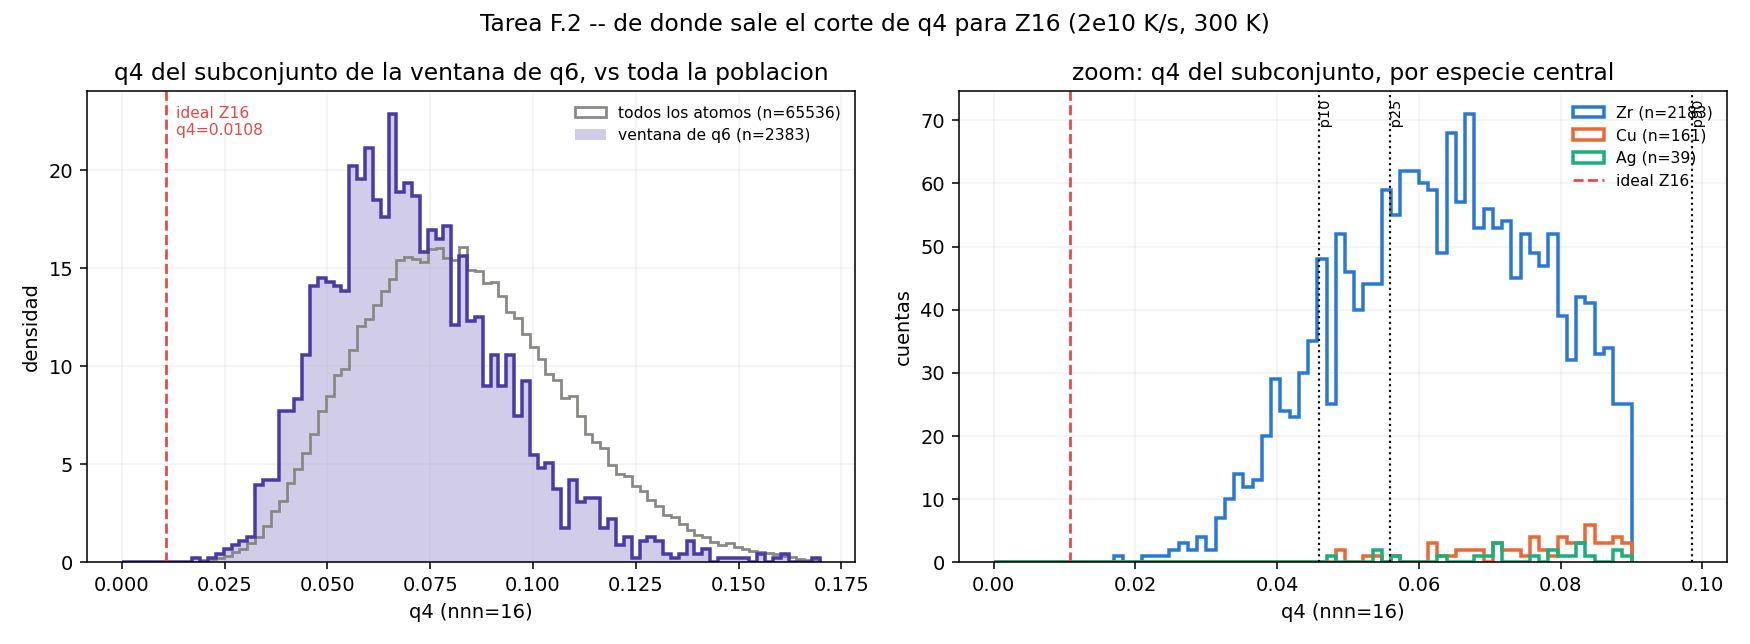

This chart was generated by the following Python code:
#!/usr/bin/env python3
"""Tarea F, punto 2 -- de donde sale el corte de q4 para Z16.

El criterio del paper (q4 <= 0.01 y |q6 - 0.1924| <= 0.01, nnn=16) da
CERO atomos en nuestras configs: el minimo real de q4(nnn=16) es 0.0129,
arriba del ideal tabulado 0.0108. La mitad de q6 si la pasan ~2383
atomos, asi que la estrategia es: etapa 1 = ventana de q6 (criterio del
paper tal cual), etapa 2 = corte de q4 SACADO DE LOS DATOS.

Este script NO fija el corte: muestra el histograma, busca si hay un gap
real y tabula que pasaria con cada candidato, para decidir mirando.
"""
import numpy as np
import matplotlib
matplotlib.use("Agg")
import matplotlib.pyplot as plt

from boo_types import (SPECIES, SPECIES_COLOR, IDEAL, load_boo_dump,
                       features, mask_z16_q6window)

DUMP = "../boo/2e10/17.boo.dump"

data = load_boo_dump(DUMP)
types = data[:, 1].astype(int)
q4, q6, _w4, _w6 = features(data, 16)
ref = IDEAL["Z16"]

win = mask_z16_q6window(data)
q4w = q4[win]
tw = types[win]

print(f"=== {DUMP} ===")
print(f"Etapa 1 (|q6 - {ref['q6']}| <= 0.01, nnn=16): {win.sum()} atomos "
      f"({100.0*win.mean():.3f} % del sistema)")
for t, name in SPECIES.items():
    m = tw == t
    print(f"    {name:2s}: {m.sum():5d}  ({100.0*m.sum()/win.sum():5.2f} % del subconjunto, "
          f"{100.0*m.sum()/(types==t).sum():5.3f} % de esa especie)")

print(f"\n--- q4(nnn=16) del subconjunto vs de TODA la poblacion ---")
print(f"{'':12s} {'min':>8s} {'p1':>8s} {'p5':>8s} {'p10':>8s} {'p25':>8s} "
      f"{'p50':>8s} {'p90':>8s} {'max':>8s}")
for label, arr in (("subconjunto", q4w), ("todos", q4)):
    print(f"{label:12s} " + " ".join(
        f"{v:8.4f}" for v in (arr.min(), np.percentile(arr, 1),
                              np.percentile(arr, 5), np.percentile(arr, 10),
                              np.percentile(arr, 25), np.percentile(arr, 50),
                              np.percentile(arr, 90), arr.max())))
print(f"\nideal Z16 tabulado: q4 = {ref['q4']}  "
      f"(inalcanzable: minimo real del subconjunto = {q4w.min():.4f})")

# --- hay gap? mirar los saltos mas grandes en la cola de q4 bajo -------
print("\n--- busqueda de gap real en la cola de q4 baja del subconjunto ---")
s = np.sort(q4w)
ncheck = min(400, len(s) - 1)
gaps = s[1:ncheck + 1] - s[:ncheck]
order = np.argsort(gaps)[::-1][:8]
print(f"(8 saltos mas grandes entre atomos consecutivos, dentro de los "
      f"{ncheck} de q4 mas bajo)")
print(f"{'rank':>4s} {'salto':>9s} {'entre q4':>9s} {'y q4':>9s} "
      f"{'atomos por debajo':>18s}")
for r, i in enumerate(order, 1):
    print(f"{r:4d} {gaps[i]:9.5f} {s[i]:9.4f} {s[i+1]:9.4f} {i+1:18d}")
typical = np.median(np.diff(s[:ncheck + 1]))
print(f"salto tipico (mediana) en esa cola: {typical:.5f}  -> el mayor salto "
      f"es {gaps[order[0]]/typical:.1f}x el tipico")

# --- candidatos de corte ----------------------------------------------
print("\n--- que pasaria con cada candidato de corte de q4 ---")
cands = [
    ("p10 subconj.", np.percentile(q4w, 10)),
    ("p25 subconj.", np.percentile(q4w, 25)),
    ("p50 subconj.", np.percentile(q4w, 50)),
    ("p75 subconj.", np.percentile(q4w, 75)),
    ("p90 subconj.", np.percentile(q4w, 90)),
    ("p5 global",    np.percentile(q4,  5)),
    ("p10 global",   np.percentile(q4, 10)),
]
print(f"{'candidato':14s} {'q4_cut':>8s} {'N Z16':>7s} {'%sist':>7s} "
      + " ".join(f"{n:>7s}" for n in SPECIES.values()))
for label, cut in cands:
    sel = win & (q4 <= cut)
    row = f"{label:14s} {cut:8.4f} {sel.sum():7d} {100.0*sel.mean():7.3f} "
    row += " ".join(f"{(sel & (types == t)).sum():7d}" for t in SPECIES)
    print(row)

# --- histograma --------------------------------------------------------
fig, axes = plt.subplots(1, 2, figsize=(12.5, 4.6))

ax = axes[0]
bins = np.linspace(0, max(q4w.max(), 0.16), 90)
ax.hist(q4, bins=bins, density=True, histtype="step", lw=1.4, color="#898781",
        label=f"todos los atomos (n={len(q4)})")
ax.hist(q4w, bins=bins, density=True, histtype="stepfilled", lw=1.6,
        color="#4a3aa7", alpha=0.25, label=f"ventana de q6 (n={win.sum()})")
ax.hist(q4w, bins=bins, density=True, histtype="step", lw=1.8, color="#4a3aa7")
ax.axvline(ref["q4"], color="#e34948", ls="--", lw=1.4)
ax.text(ref["q4"], ax.get_ylim()[1] * 0.97, f"  ideal Z16\n  q4={ref['q4']}",
        color="#e34948", fontsize=8, va="top")
ax.set_xlabel("q4 (nnn=16)")
ax.set_ylabel("densidad")
ax.set_title("q4 del subconjunto de la ventana de q6, vs toda la poblacion")
ax.legend(frameon=False, fontsize=8)
ax.grid(alpha=0.15)

ax = axes[1]
bins2 = np.linspace(0, 0.09, 70)
for t, name in SPECIES.items():
    m = tw == t
    if m.sum() == 0:
        continue
    ax.hist(q4w[m], bins=bins2, histtype="step", lw=1.8,
            color=SPECIES_COLOR[name], label=f"{name} (n={m.sum()})")
ax.axvline(ref["q4"], color="#e34948", ls="--", lw=1.4, label="ideal Z16")
for label, cut in (("p10", np.percentile(q4w, 10)),
                   ("p25", np.percentile(q4w, 25)),
                   ("p90", np.percentile(q4w, 90))):
    ax.axvline(cut, color="#0b0b0b", ls=":", lw=1.1)
    ax.text(cut, ax.get_ylim()[1] * 0.92, f" {label}", fontsize=7.5, rotation=90)
ax.set_xlabel("q4 (nnn=16)")
ax.set_ylabel("cuentas")
ax.set_title("zoom: q4 del subconjunto, por especie central")
ax.legend(frameon=False, fontsize=8)
ax.grid(alpha=0.15)

fig.suptitle("Tarea F.2 -- de donde sale el corte de q4 para Z16 "
             "(2e10 K/s, 300 K)")
fig.tight_layout()
fig.savefig("taskF_z16_q4.png", dpi=140)
plt.close(fig)
print("\n-> taskF_z16_q4.png")
